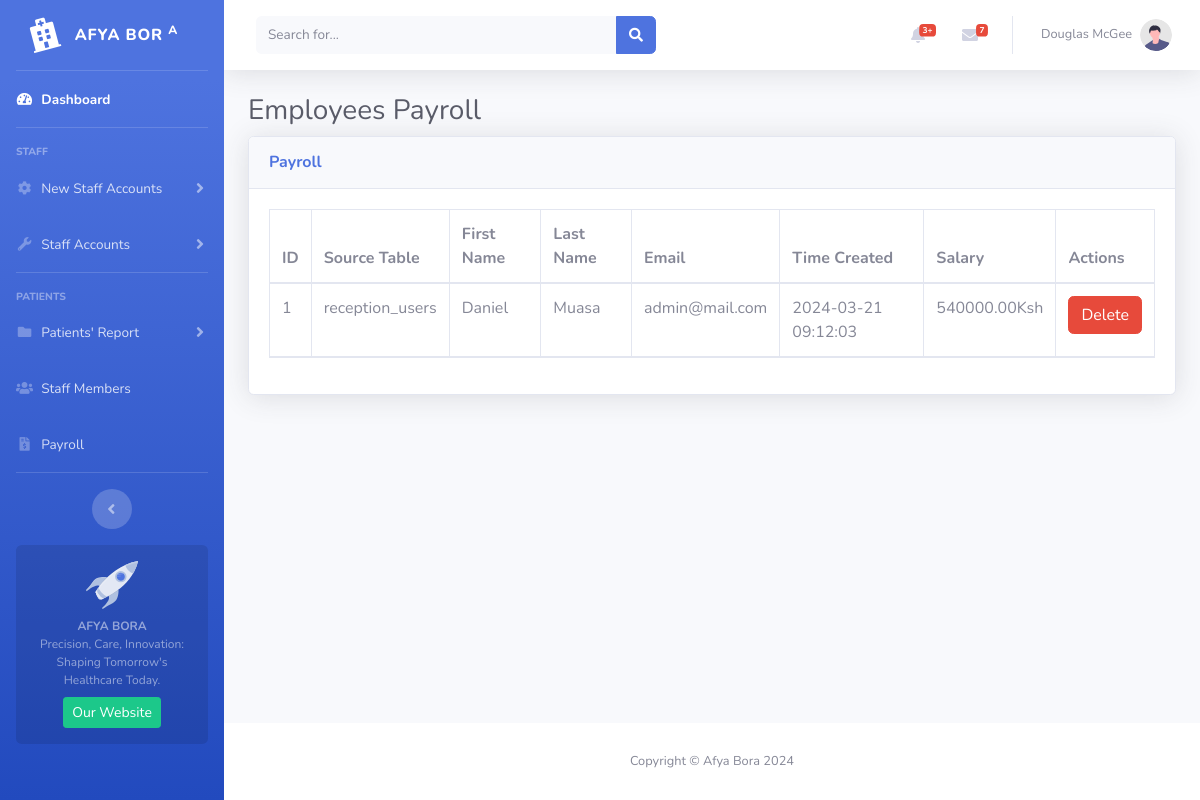
/patients_records/payroll.php, run on the app's committed database.
### tables this page shows
CREATE TABLE `staff` (
  `id` int NOT NULL,
  `first_name` varchar(50) DEFAULT NULL,
  `last_name` varchar(50) DEFAULT NULL,
  `email` varchar(100) DEFAULT NULL,
  `created_at` datetime DEFAULT NULL,
  `salary` decimal(10,2) DEFAULT NULL,
  `source` varchar(50) DEFAULT NULL
);

### patients_records/payroll.php (the view, shortened to what this page needs)
<!DOCTYPE html>
<html lang="en">
<head>
    <link href="../vendor/fontawesome-free/css/all.min.css" rel="stylesheet" type="text/css">
    <link href="../css/sb-admin-2.min.css" rel="stylesheet">
</head>
<body id="page-top">
    <div id="wrapper">
        <ul class="navbar-nav bg-gradient-primary sidebar sidebar-dark accordion" id="accordionSidebar">
            <a class="sidebar-brand d-flex align-items-center justify-content-center" href="index.html">
                <div class="sidebar-brand-icon rotate-n-15">
                    <i class="fas fa-hospital"></i>
                </div>
                <div class="sidebar-brand-text mx-3">AFYA BOR <sup>A</sup></div>
            </a>
            <hr class="sidebar-divider my-0">
            <li class="nav-item active">
                <a class="nav-link" href="index.html">
                    <i class="fas fa-fw fa-tachometer-alt"></i>
                    <span>Dashboard</span></a>
            </li>
            <hr class="sidebar-divider">
            <div class="sidebar-heading">
                Staff
            </div>
            <li class="nav-item">
                <a class="nav-link collapsed" href="#" data-toggle="collapse" data-target="#collapseTwo"
                    aria-expanded="true" aria-controls="collapseTwo">
                    <i class="fas fa-fw fa-cog"></i>
                    <span>New Staff Accounts</span>
                </a>
            </li>
            <li class="nav-item">
                <a class="nav-link collapsed" href="#" data-toggle="collapse" data-target="#collapseUtilities"
                    aria-expanded="true" aria-controls="collapseUtilities">
                    <i class="fas fa-fw fa-wrench"></i>
                    <span>Staff Accounts</span>
                </a>
            </li>
            <hr class="sidebar-divider">
            <div class="sidebar-heading">
                Patients
            </div>
            <li class="nav-item">
                <a class="nav-link collapsed" href="#" data-toggle="collapse" data-target="#collapsePages"
                    aria-expanded="true" aria-controls="collapsePages">
                    <i class="fas fa-fw fa-folder"></i>
                    <span>Patients' Report</span>
                </a>
            </li>
            <li class="nav-item">
                <a class="nav-link" href="patients_records/staff_members.php">
                    <i class="fas fa-users fa-fw"></i>
                    <span>Staff Members</span></a>
            </li>
            <li class="nav-item">
                <a class="nav-link" href="patients_records/payroll.php">
                    <i class="fas fa-file-invoice-dollar fa-fw"></i>
                    <span>Payroll</span></a>
            </li>
            <hr class="sidebar-divider d-none d-md-block">
            <div class="text-center d-none d-md-inline">
                <button class="rounded-circle border-0" id="sidebarToggle"></button>
            </div>
            <div class="sidebar-card d-none d-lg-flex">
                <img class="sidebar-card-illustration mb-2" src="../img/undraw_rocket.svg" alt="...">
                <p class="text-center mb-2"><strong>AFYA BORA</strong> <br>Precision, Care, Innovation: Shaping Tomorrow's Healthcare Today.</p>
                <a class="btn btn-success btn-sm" href="#">Our Website</a>
            </div>
        </ul>
        <div id="content-wrapper" class="d-flex flex-column">
            <div id="content">
                <nav class="navbar navbar-expand navbar-light bg-white topbar mb-4 static-top shadow">
                    <form
                        class="d-none d-sm-inline-block form-inline mr-auto ml-md-3 my-2 my-md-0 mw-100 navbar-search">
                        <div class="input-group">
                            <input type="text" class="form-control bg-light border-0 small" placeholder="Search for..."
                                aria-label="Search" aria-describedby="basic-addon2">
                            <div class="input-group-append">
                                <button class="btn btn-primary" type="button">
                                    <i class="fas fa-search fa-sm"></i>
                                </button>
                            </div>
                        </div>
                    </form>
                    <ul class="navbar-nav ml-auto">
                        <li class="nav-item dropdown no-arrow mx-1">
                            <a class="nav-link dropdown-toggle" href="#" id="alertsDropdown" role="button"
                                data-toggle="dropdown" aria-haspopup="true" aria-expanded="false">
                                <i class="fas fa-bell fa-fw"></i>
                                <span class="badge badge-danger badge-counter">3+</span>
                            </a>
                        </li>
                        <li class="nav-item dropdown no-arrow mx-1">
                            <a class="nav-link dropdown-toggle" href="#" id="messagesDropdown" role="button"
                                data-toggle="dropdown" aria-haspopup="true" aria-expanded="false">
                                <i class="fas fa-envelope fa-fw"></i>
                                <span class="badge badge-danger badge-counter">7</span>
                            </a>
                        </li>
                        <li class="nav-item dropdown no-arrow">
                            <a class="nav-link dropdown-toggle" href="#" id="userDropdown" role="button"
                                data-toggle="dropdown" aria-haspopup="true" aria-expanded="false">
                                <span class="mr-2 d-none d-lg-inline text-gray-600 small">Douglas McGee</span>
                                <img class="img-profile rounded-circle"
                                    src="../img/undraw_profile.svg">
                            </a>
                        </li>
                    </ul>
                </nav>
                    <div class="container-fluid">
                        <h1 class="h3 mb-2 text-gray-800">Employees Payroll</h1>
                        <div class="card shadow mb-4">
                            <div class="card-header py-3">
                                <h6 class="m-0 font-weight-bold text-primary">Payroll</h6>
                            </div>
                            <div class="card-body">
                                <div class="table-responsive">
                                    <table class="table table-bordered" id="dataTable" width="100%" cellspacing="0">
                                        <thead>
                                        <?php
require('../database/config.php');
$sql = "SELECT * FROM staff";
$result = mysqli_query($conn, $sql);
if (mysqli_num_rows($result) > 0) {
    echo "<tr>";
    echo "<th>ID</th>";
    echo "<th>Source Table</th>";
    echo "<th>First Name</th>";
    echo "<th>Last Name</th>";
    echo "<th>Email</th>";
    echo "<th>Time Created</th>";
    echo "<th>Salary</th>";
    echo "<th>Actions</th>";
    echo "</tr>";
    $count = 1;
    while ($row = mysqli_fetch_assoc($result)) {
        echo "<tr>";
        echo "<td>" . $count . "</td>";
        echo "<td>" . $row['source'] . "</td>";
        echo "<td>" . $row['first_name'] . "</td>";
        echo "<td>" . $row['last_name'] . "</td>";
        echo "<td>" . $row['email'] . "</td>";
        echo "<td>" . $row['created_at'] . "</td>";
        echo "<td>" . $row['salary'] .  "Ksh</td>";
        echo "<td>";
        echo '<form method="post" onsubmit="return confirm(\'Are you sure you want to delete this record?\')">';
        echo '<button class="btn btn-danger" type="submit" name="delete">Delete</button>';
        echo "</form>";
        echo "</td>";
        echo "</tr>";
        $count++;
    }
    echo "</table>";
} else {
    echo "No records found.";
}
?>
                                </div>
                            </div>
                        </div>
                </div>
            </div>
            <footer class="sticky-footer bg-white">
                <div class="container my-auto">
                    <div class="copyright text-center my-auto">
                        <span>Copyright &copy; Afya Bora 2024</span>
                    </div>
                </div>
            </footer>
        </div>
    </div>
</body>
</html>

### data on the page
staff: source "reception_users", first_name "Daniel", last_name "Muasa", email "admin@mail.com", created_at "2024-03-21 09:12:03", salary "540000.00"
